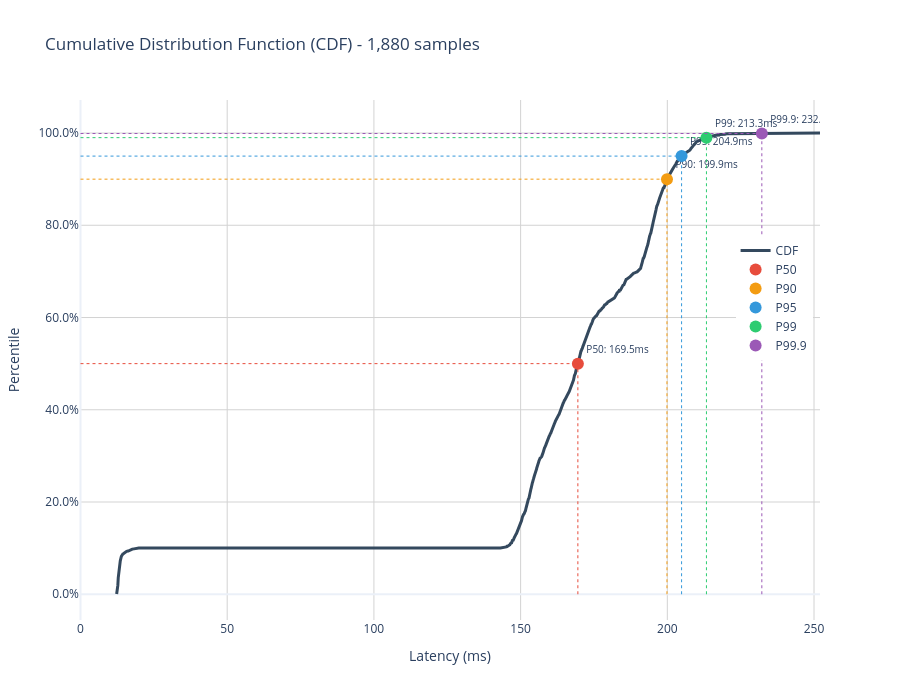

The notebook cell saved with this chart:
### Code cell
# Create interactive CDF with Plotly
# Sort values for CDF
sorted_latencies = np.sort(df['latency_ms'])
cdf_values = np.arange(1, len(sorted_latencies) + 1) / len(sorted_latencies)

fig_cdf = go.Figure()

# Add CDF line
fig_cdf.add_trace(go.Scatter(
    x=sorted_latencies,
    y=cdf_values,
    mode='lines',
    name='CDF',
    line=dict(color='#34495E', width=3),
    hovertemplate='Latency: %{x:.1f}ms<br>Percentile: %{y:.1%}<extra></extra>'
))

# Add markers for key percentiles
key_percentiles = [
    (0.50, stats['p50'], 'P50', '#E74C3C'),
    (0.90, stats['p90'], 'P90', '#F39C12'),
    (0.95, stats['p95'], 'P95', '#3498DB'),
    (0.99, stats['p99'], 'P99', '#2ECC71'),
    (0.999, stats['p999'], 'P99.9', '#9B59B6'),
]

for percentile, value, label, color in key_percentiles:
    fig_cdf.add_trace(go.Scatter(
        x=[value],
        y=[percentile],
        mode='markers+text',
        name=label,
        marker=dict(size=12, color=color),
        text=[f"{label}: {value:.1f}ms"],
        textposition="top right",
        textfont=dict(size=10),
        showlegend=True
    ))
    
    # Add horizontal line
    fig_cdf.add_shape(
        type="line",
        x0=0, x1=value,
        y0=percentile, y1=percentile,
        line=dict(color=color, width=1, dash="dot"),
    )
    
    # Add vertical line
    fig_cdf.add_shape(
        type="line",
        x0=value, x1=value,
        y0=0, y1=percentile,
        line=dict(color=color, width=1, dash="dot"),
    )

fig_cdf.update_layout(
    title=f"Cumulative Distribution Function (CDF) - {len(df):,} samples",
    xaxis_title="Latency (ms)",
    yaxis_title="Percentile",
    yaxis_tickformat=".1%",
    height=700,
    template="plotly_white",
    hovermode='x unified',
    legend=dict(
        yanchor="bottom",
        y=0.5,
        xanchor="right",
        x=0.99
    )
)

# Add grid
fig_cdf.update_xaxes(showgrid=True, gridwidth=1, gridcolor='LightGray')
fig_cdf.update_yaxes(showgrid=True, gridwidth=1, gridcolor='LightGray')

fig_cdf.show()

### Figure 1 — Plotly figure (JSON) as saved in the notebook; plotly's stock layout.template omitted (floating-point values rounded to 4 significant figures; data arrays with more than 128 entries replaced by an {"elided": "..."} marker saying what was removed)
{"data": [{"hovertemplate": "Latency: %{x:.1f}ms<br>Percentile: %{y:.1%}<extra></extra>", "line": {"color": "#34495E", "width": 3}, "mode": "lines", "name": "CDF", "type": "scatter", "x": {"elided": "1880 float values"}, "y": {"elided": "1880 float values"}}, {"marker": {"color": "#E74C3C", "size": 12}, "mode": "markers+text", "name": "P50", "showlegend": true, "text": ["P50: 169.5ms"], "textfont": {"size": 10}, "textposition": "top right", "type": "scatter", "x": [169.5], "y": [0.5]}, {"marker": {"color": "#F39C12", "size": 12}, "mode": "markers+text", "name": "P90", "showlegend": true, "text": ["P90: 199.9ms"], "textfont": {"size": 10}, "textposition": "top right", "type": "scatter", "x": [199.9], "y": [0.9]}, {"marker": {"color": "#3498DB", "size": 12}, "mode": "markers+text", "name": "P95", "showlegend": true, "text": ["P95: 204.9ms"], "textfont": {"size": 10}, "textposition": "top right", "type": "scatter", "x": [204.9], "y": [0.95]}, {"marker": {"color": "#2ECC71", "size": 12}, "mode": "markers+text", "name": "P99", "showlegend": true, "text": ["P99: 213.3ms"], "textfont": {"size": 10}, "textposition": "top right", "type": "scatter", "x": [213.3], "y": [0.99]}, {"marker": {"color": "#9B59B6", "size": 12}, "mode": "markers+text", "name": "P99.9", "showlegend": true, "text": ["P99.9: 232.2ms"], "textfont": {"size": 10}, "textposition": "top right", "type": "scatter", "x": [232.2], "y": [0.999]}], "layout": {"height": 700, "hovermode": "x unified", "legend": {"x": 0.99, "xanchor": "right", "y": 0.5, "yanchor": "bottom"}, "shapes": [{"line": {"color": "#E74C3C", "dash": "dot", "width": 1}, "type": "line", "x0": 0, "x1": 169.5, "y0": 0.5, "y1": 0.5}, {"line": {"color": "#E74C3C", "dash": "dot", "width": 1}, "type": "line", "x0": 169.5, "x1": 169.5, "y0": 0, "y1": 0.5}, {"line": {"color": "#F39C12", "dash": "dot", "width": 1}, "type": "line", "x0": 0, "x1": 199.9, "y0": 0.9, "y1": 0.9}, {"line": {"color": "#F39C12", "dash": "dot", "width": 1}, "type": "line", "x0": 199.9, "x1": 199.9, "y0": 0, "y1": 0.9}, {"line": {"color": "#3498DB", "dash": "dot", "width": 1}, "type": "line", "x0": 0, "x1": 204.9, "y0": 0.95, "y1": 0.95}, {"line": {"color": "#3498DB", "dash": "dot", "width": 1}, "type": "line", "x0": 204.9, "x1": 204.9, "y0": 0, "y1": 0.95}, {"line": {"color": "#2ECC71", "dash": "dot", "width": 1}, "type": "line", "x0": 0, "x1": 213.3, "y0": 0.99, "y1": 0.99}, {"line": {"color": "#2ECC71", "dash": "dot", "width": 1}, "type": "line", "x0": 213.3, "x1": 213.3, "y0": 0, "y1": 0.99}, {"line": {"color": "#9B59B6", "dash": "dot", "width": 1}, "type": "line", "x0": 0, "x1": 232.2, "y0": 0.999, "y1": 0.999}, {"line": {"color": "#9B59B6", "dash": "dot", "width": 1}, "type": "line", "x0": 232.2, "x1": 232.2, "y0": 0, "y1": 0.999}], "title": {"text": "Cumulative Distribution Function (CDF) - 1,880 samples"}, "xaxis": {"gridcolor": "LightGray", "gridwidth": 1, "showgrid": true, "title": {"text": "Latency (ms)"}}, "yaxis": {"gridcolor": "LightGray", "gridwidth": 1, "showgrid": true, "tickformat": ".1%", "title": {"text": "Percentile"}}}}
